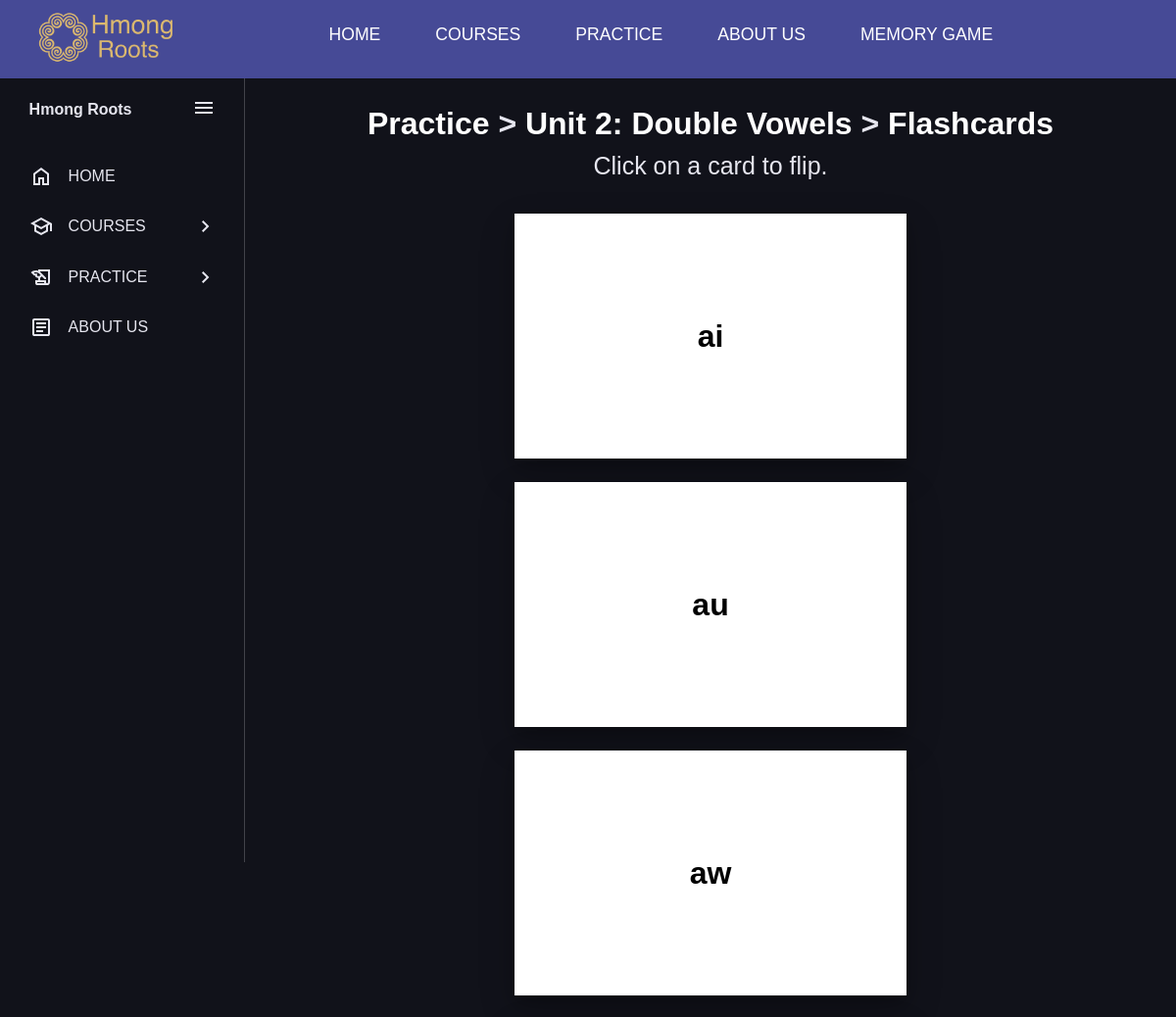
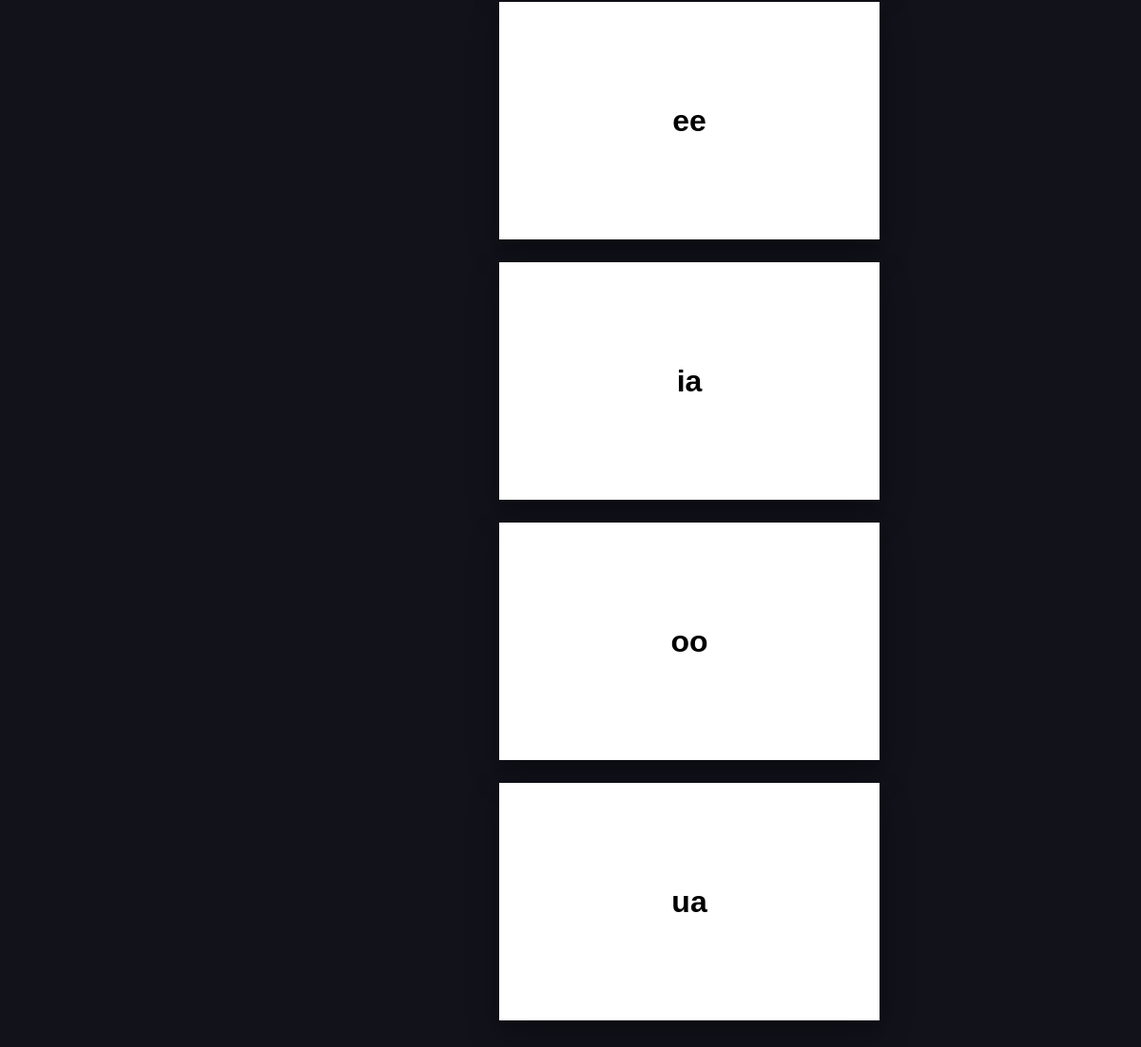
Screenshot of /practice/p2_dVowels_cards/ with the database file from the repository (2 pictures, top to bottom).
### main/models.py (models this page shows, shortened)
class Word(models.Model):
    english_word = models.CharField(max_length=255)
    hmong_word = models.CharField(max_length=255)
    category = models.CharField(max_length=255, blank=True, null=True)
    male_audio_url = models.TextField(blank=True, null=True)
    female_audio_url = models.TextField(blank=True, null=True)
    pronunciation_video_url = models.TextField(blank=True, null=True)
    real_video_url = models.TextField(blank=True, null=True)
    animated_video_url = models.TextField(blank=True, null=True)
    image_filename = models.CharField(max_length=255, blank=True, null=True)

### main/views.py (the view)
# urls.py: path('practice/p2_dVowels_cards/', views.p2_dVowels_cards, name='p2_dVowels_cards'),
def p2_dVowels_cards(request):
    words = Word.objects.filter(category="Double Vowels")
    return render(request, 'practice/p2_dVowels_cards.html', {'words': words})

### main/templates/practice/p2_dVowels_cards.html
{% extends 'base.html' %}
{% load static %}
{% block content %}
<h1>
    <a href="{% url 'practice' %}" class="heading-link">Practice</a>
     >
    <a href="{% url 'p2_double_vowels' %}" class="heading-link">Unit 2: Double Vowels</a>
     >
    <a href="{% url 'p2_dVowels_cards' %}" class="heading-link">Flashcards</a>
</h1>
<p style="text-align: center; margin-top: 15px; margin-bottom: 5px; font-size: 25px;">Click on a card to flip.</p>
<div id="flashcard-container" class="flashcard-container">
    {% for word in words %}
    <div class="card-wrapper">
        <div class="card-body">
            <div class="card-front">
                <p>{{ word.english_word }}</p>
            </div>
            <div class="card-back">
                <p>{{ word.hmong_word }}</p>
            </div>
        </div>
    </div>
    {% endfor %}
</div>
{% endblock %}

### main/static/css/styles.css (style rules this page uses)
:root { --base-color: #11121a; --line-color: #42434a; --hover-color: #222533; --text-color: #e6e6ef; --accent-color: #f77062; --secondary-text-color: #b0b3c1; --secondary-color: #464A96; }
* { box-sizing: border-box; margin: 0; padding: 0; font-family: 'Poppins', sans-serif; }
html { line-height: 1.5rem; }
h1 { text-align: center; margin-top: 5px; margin-bottom: 5px; line-height: 1; }
.flashcard-container { display: flex; flex-wrap: wrap; justify-content: center; gap: 1.5rem; padding: 2rem 0; }
.card-wrapper { width: 25rem; height: 250px; perspective: 1000px; }
.card-body { position: relative; width: 100%; height: 100%; text-align: center; transition: transform 0.6s; transform-style: preserve-3d; box-shadow: 0 15px 35px rgba(0,0,0,0.2), 0 5px 15px rgba(0,0,0,0.19); cursor: pointer; }
.card-front, .card-back { background-color: #ffffff; position: absolute; width: 100%; height: 100%; backface-visibility: hidden; display: flex; align-items: center; justify-content: center; font-size: xx-large; padding: 1rem; flex-direction: column; }
.card-back { transform: rotateX(180deg); }
.card-front p, .card-back p { margin: 0; font-weight: bold; color: black; }
.heading-link { color: #fff; justify-content: center; text-decoration: none; }

### rows the page displays
Word: english_word "ai"
Word: english_word "au"
Word: english_word "aw"
Word: english_word "ee"
Word: english_word "ia"
Word: english_word "oo"
Word: english_word "ua"
